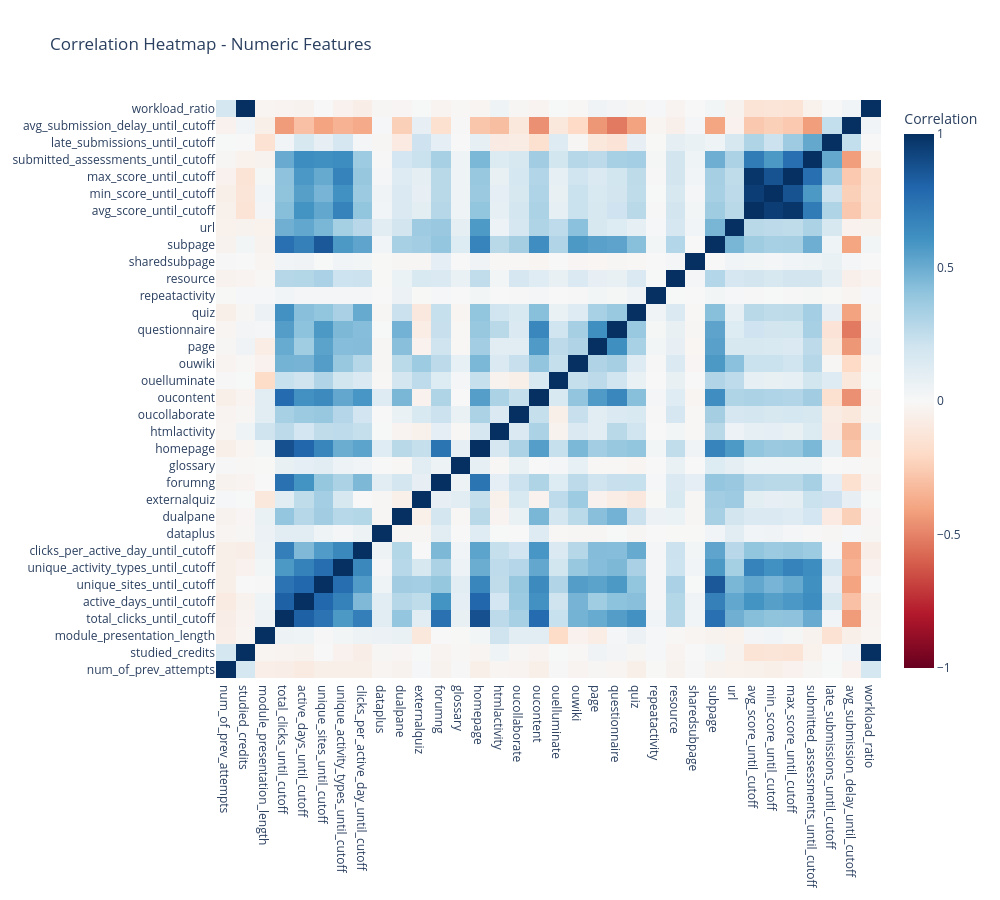

Notebook source saved alongside this figure:
### Code cell
import pandas as pd
import numpy as np
import plotly.graph_objects as go

numeric_df = df_50.select_dtypes(include=["number"]).copy()

if "id_student" in numeric_df.columns:
    numeric_df = numeric_df.drop(columns=["id_student"])

corr_matrix = numeric_df.corr()

fig = go.Figure(
    data=go.Heatmap(
        z=corr_matrix.values,
        x=corr_matrix.columns,
        y=corr_matrix.columns,
        colorscale="RdBu",
        zmin=-1,
        zmax=1,
        colorbar=dict(title="Correlation")
    )
)

fig.update_layout(
    title="Correlation Heatmap - Numeric Features",
    width=1000,
    height=900
)

fig.show()

### Figure 1 — Plotly figure (JSON) as saved in the notebook; plotly's stock layout.template omitted (floating-point values rounded to 4 significant figures; data arrays with more than 128 entries replaced by an {"elided": "..."} marker saying what was removed)
{"data": [{"colorbar": {"title": {"text": "Correlation"}}, "colorscale": [[0, "rgb(103,0,31)"], [0.1, "rgb(178,24,43)"], [0.2, "rgb(214,96,77)"], [0.3, "rgb(244,165,130)"], [0.4, "rgb(253,219,199)"], [0.5, "rgb(247,247,247)"], [0.6, "rgb(209,229,240)"], [0.7, "rgb(146,197,222)"], [0.8, "rgb(67,147,195)"], [0.9, "rgb(33,102,172)"], [1, "rgb(5,48,97)"]], "type": "heatmap", "x": ["num_of_prev_attempts", "studied_credits", "module_presentation_length", "total_clicks_until_cutoff", "active_days_until_cutoff", "unique_sites_until_cutoff", "unique_activity_types_until_cutoff", "clicks_per_active_day_until_cutoff", "dataplus", "dualpane", "externalquiz", "forumng", "glossary", "homepage", "htmlactivity", "oucollaborate", "oucontent", "ouelluminate", "ouwiki", "page", "questionnaire", "quiz", "repeatactivity", "resource", "sharedsubpage", "subpage", "url", "avg_score_until_cutoff", "min_score_until_cutoff", "max_score_until_cutoff", "submitted_assessments_until_cutoff", "late_submissions_until_cutoff", "avg_submission_delay_until_cutoff", "workload_ratio"], "y": ["num_of_prev_attempts", "studied_credits", "module_presentation_length", "total_clicks_until_cutoff", "active_days_until_cutoff", "unique_sites_until_cutoff", "unique_activity_types_until_cutoff", "clicks_per_active_day_until_cutoff", "dataplus", "dualpane", "externalquiz", "forumng", "glossary", "homepage", "htmlactivity", "oucollaborate", "oucontent", "ouelluminate", "ouwiki", "page", "questionnaire", "quiz", "repeatactivity", "resource", "sharedsubpage", "subpage", "url", "avg_score_until_cutoff", "min_score_until_cutoff", "max_score_until_cutoff", "submitted_assessments_until_cutoff", "late_submissions_until_cutoff", "avg_submission_delay_until_cutoff", "workload_ratio"], "z": {"elided": "34x34 float values"}, "zmax": 1, "zmin": -1}], "layout": {"height": 900, "title": {"text": "Correlation Heatmap - Numeric Features"}, "width": 1000}}
